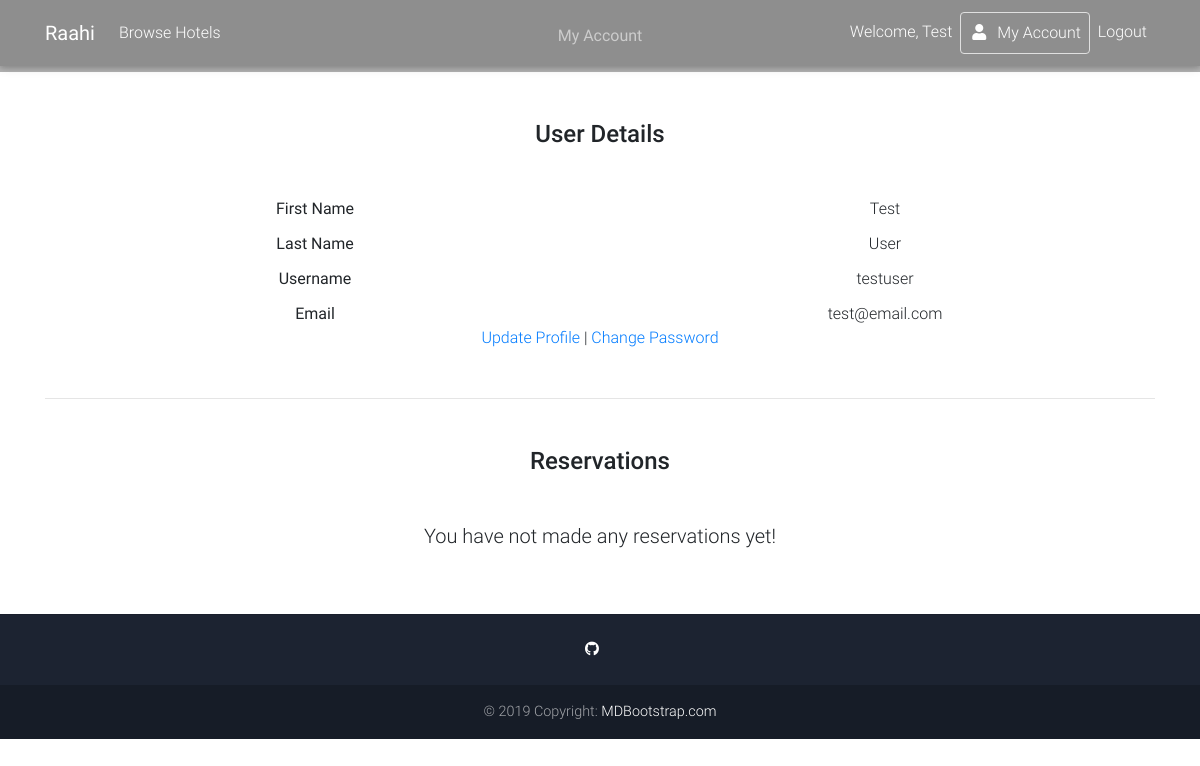
Before: /myaccount/ (signed in) with the older database file.
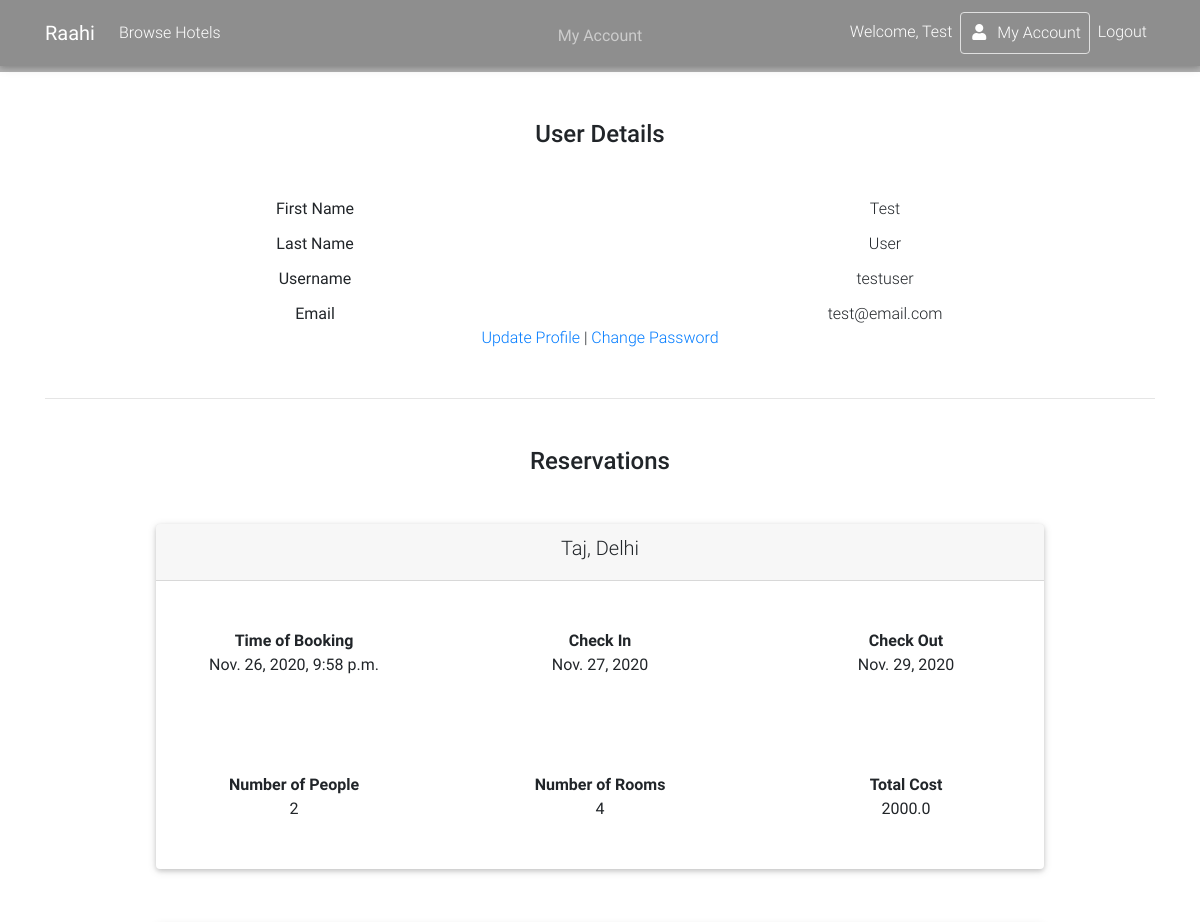
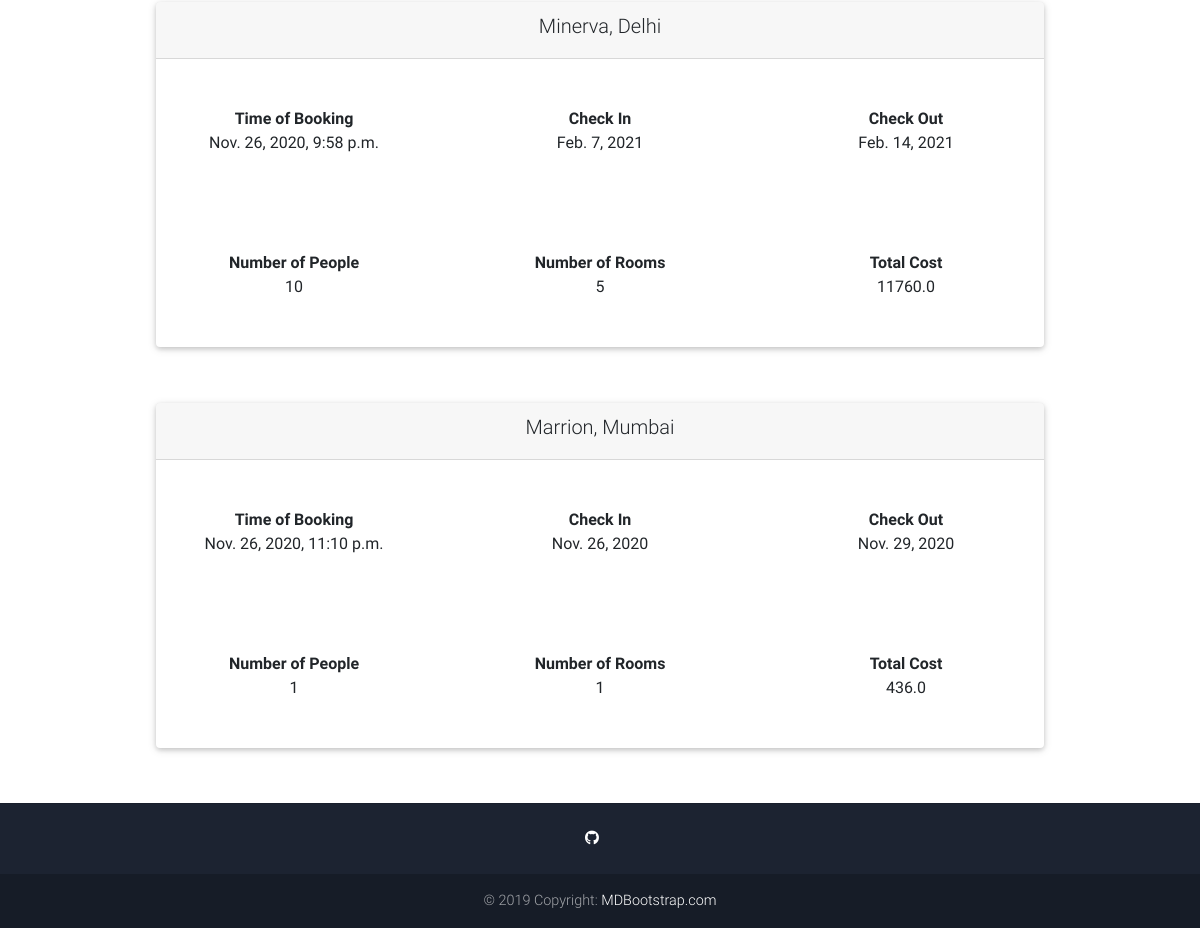
After: the same page with the newer database file (2 pictures, top to bottom).
### main/models.py (models this page shows, shortened)
class Reservation(models.Model):
    user = models.ForeignKey(User, on_delete=models.CASCADE, null=True)
    reservation_name = models.CharField(max_length=40, default="")
    reference_name = models.CharField(max_length=40, default="")
    timestamp = models.DateTimeField(default=datetime.now())
    num_people = models.IntegerField(default=1)
    rooms = models.IntegerField(default=1)
    check_in = models.DateField(null=True)
    check_out = models.DateField(null=True)
    cost = models.FloatField(default=0.0)

### main/views.py (the view)
# urls.py: path('myaccount/', views.accountpage, name='myaccount'),
def accountpage(request):
    if request.user.is_authenticated:
        reservation_list = Reservation.objects.filter(user = request.user)
        context = {
            'user': request.user,
            'reservation_list' : reservation_list
        }
        return render(request, 'myaccount.html', context)
    else:
        return redirect('login')

### main/templates/myaccount.html (shortened to what this page needs)
{% extends 'base.html' %}
{% block content %}
        <div style="background-image: url('https://i.pinimg.com/564x/27/d5/5e/27d55e41fedf725d9d54a9a3bcbebd46.jpg'); ; background-size: cover;">
          <div class="mask rgba-black-light d-flex justify-content-center align-items-center">
            <div class="text-center white-text mx-5 wow fadeIn">
              <p class="mb-4 d-none d-md-block">
                <strong>My Account</strong>
              </p>
            </div>
          </div>
        </div>
  <main>
    <div class="container">
      <section>
        <center>
        <h2 class="my-5 h4 text-center">User Details</h2>
          <div class="row">
            <div class="col-sm">
              <b>First Name</b>
            </div>
            <div class="col-sm">
              {{request.user.first_name}}
            </div>
          </div>
          <div class="row" style="margin-top: 1%;">
            <div class="col-sm">
              <b>Last Name</b>
            </div>
            <div class="col-sm">
              {{request.user.last_name}}
            </div>
          </div>
          <div class="row" style="margin-top: 1%;">
            <div class="col-sm">
              <b>Username</b>
            </div>
            <div class="col-sm">
              {{request.user.username}}
            </div>
          </div>
          <div class="row" style="margin-top: 1%;">
            <div class="col-sm">
              <b>Email</b>
            </div>
            <div class="col-sm">
              {{request.user.email}}
            </div>
          </div>
          <a href="{% url 'editprofile' %}">Update Profile</a> | <a href="{% url 'editpassword' %}">Change Password</a>
        </center>
      </section>
      <hr class="my-5">
    </div>
    <div class="container">
      <section class="mt-5 wow fadeIn">
        <h3 class="my-5 h4 text-center">Reservations</h3>
        {% if reservation_list %}
        {% for reservation in reservation_list %}
          <div class="card mx-auto text-center" style="width: 80%; margin-bottom: 5%">
            <div class="card-header text-center">
              <h5>{{reservation.reference_name}}</h5>
            </div>
            <div class="row">
              <div class="col mt-5 mb-5">
                <strong>Time of Booking</strong> <br>
                {{reservation.timestamp}} <br>
              </div>
              <div class="col mt-5 mb-5">
                <strong>Check In</strong> <br>
                {{reservation.check_in}} <br>
              </div>
              <div class="col mt-5 mb-5">
                <strong>Check Out</strong> <br>
                {{reservation.check_out}} <br>
              </div>
            </div>
            <div class="row">
              <div class="col mt-5 mb-5">
                <strong>Number of People</strong> <br>
                {{reservation.num_people}} <br>
              </div>
              <div class="col mt-5 mb-5">
                <strong>Number of Rooms</strong> <br>
                {{reservation.rooms}} <br>
              </div>
              <div class="col mt-5 mb-5">
                <strong>Total Cost</strong> <br>
                {{reservation.cost}} <br>
              </div>
            </div>
          </div>
        {% endfor %}
        {% else %}
        <center><h5 style="margin-bottom: 6%;">You have not made any reservations yet!</h5></center>
        {% endif %}
      </section>
    </div>
  </main>
{% endblock content %}

Changed rows visible on the page:
added Reservation: reference_name "Taj, Delhi", timestamp "Nov. 26, 2020, 9:58 p.m.", check_in "Nov. 27, 2020", check_out "Nov. 29, 2020", num_people "2", rooms "4", cost "2000.0"
added Reservation: reference_name "Minerva, Delhi", timestamp "Nov. 26, 2020, 9:58 p.m.", check_in "Feb. 7, 2021", check_out "Feb. 14, 2021", num_people "10", rooms "5", cost "11760.0"
added Reservation: reference_name "Marrion, Mumbai", timestamp "Nov. 26, 2020, 11:10 p.m.", check_in "Nov. 26, 2020", check_out "Nov. 29, 2020", num_people "1", rooms "1", cost "436.0"
Other visible differences:
text no longer shown: "You have not made any reservations yet!"
